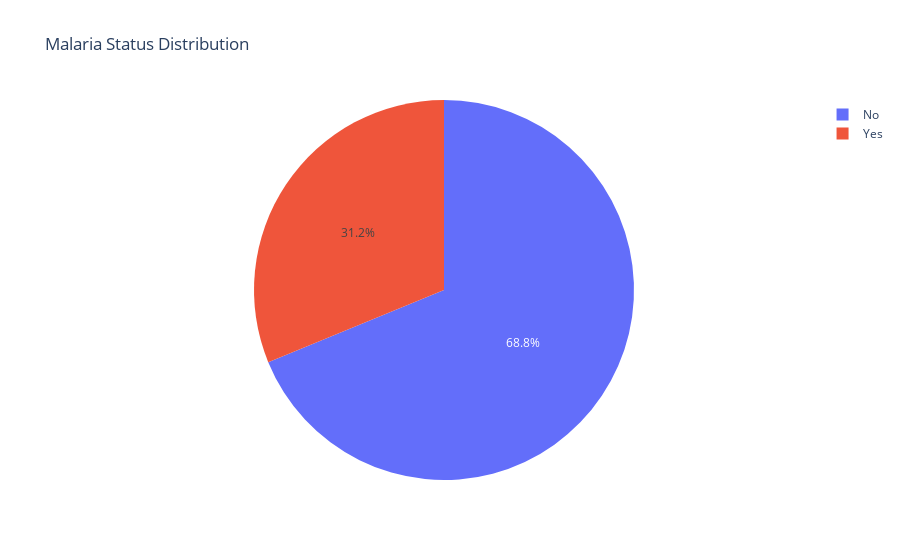
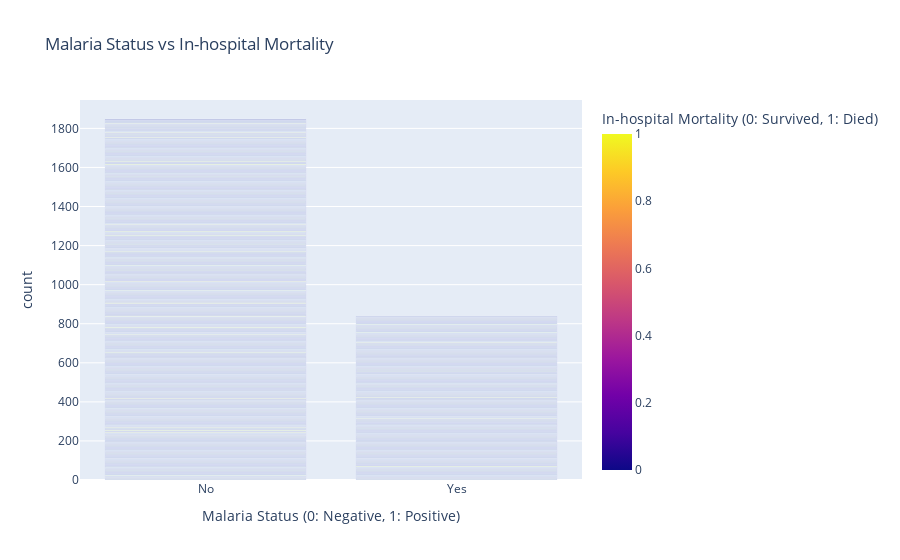

The cell these charts' notebook holds for them, in order:
### Code cell
# 1. Distribution of malaria status
fig1 = px.pie(sepsis_df, names='malariastatuspos_adm', title='Malaria Status Distribution')
fig1.show()

# 2. Malaria status vs In-hospital Mortality (Stacked Bar Plot)
fig2 = px.bar(sepsis_df, x='malariastatuspos_adm', color='inhospital_mortality',
              title='Malaria Status vs In-hospital Mortality',
              labels={'malariastatuspos_adm': 'Malaria Status (0: Negative, 1: Positive)',
                      'inhospital_mortality': 'In-hospital Mortality (0: Survived, 1: Died)'},
              color_discrete_map={0: 'green', 1: 'red'}, barmode='stack')
fig2.show()

### Figure 1 — Plotly figure (JSON) as saved in the notebook; plotly's stock layout.template omitted (floating-point values rounded to 4 significant figures; data arrays with more than 128 entries replaced by an {"elided": "..."} marker saying what was removed)
{"data": [{"domain": {"x": [0, 1], "y": [0, 1]}, "hovertemplate": "malariastatuspos_adm=%{label}<extra></extra>", "labels": {"elided": "2686 str values"}, "legendgroup": "", "name": "", "showlegend": true, "type": "pie"}], "layout": {"autosize": true, "legend": {"tracegroupgap": 0}, "title": {"text": "Malaria Status Distribution"}}}

### Figure 2 — Plotly figure (JSON) as saved in the notebook; plotly's stock layout.template omitted (floating-point values rounded to 4 significant figures; data arrays with more than 128 entries replaced by an {"elided": "..."} marker saying what was removed)
{"data": [{"alignmentgroup": "True", "hovertemplate": "Malaria Status (0: Negative, 1: Positive)=%{x}<br>count=%{y}<br>In-hospital Mortality (0: Survived, 1: Died)=%{marker.color}<extra></extra>", "legendgroup": "", "marker": {"color": {"elided": "2686 int values"}, "coloraxis": "coloraxis", "pattern": {"shape": ""}}, "name": "", "offsetgroup": "", "orientation": "v", "showlegend": false, "textposition": "auto", "type": "bar", "x": {"elided": "2686 str values"}, "xaxis": "x", "y": {"elided": "2686 int values"}, "yaxis": "y"}], "layout": {"autosize": true, "barmode": "stack", "coloraxis": {"colorbar": {"title": {"text": "In-hospital Mortality (0: Survived, 1: Died)"}}, "colorscale": [[0, "#0d0887"], [0.1111, "#46039f"], [0.2222, "#7201a8"], [0.3333, "#9c179e"], [0.4444, "#bd3786"], [0.5556, "#d8576b"], [0.6667, "#ed7953"], [0.7778, "#fb9f3a"], [0.8889, "#fdca26"], [1, "#f0f921"]]}, "legend": {"tracegroupgap": 0}, "title": {"text": "Malaria Status vs In-hospital Mortality"}, "xaxis": {"anchor": "y", "autorange": true, "domain": [0, 1], "range": [-0.5, 1.5], "title": {"text": "Malaria Status (0: Negative, 1: Positive)"}, "type": "category"}, "yaxis": {"anchor": "x", "autorange": true, "domain": [0, 1], "range": [0, 1945.0], "title": {"text": "count"}, "type": "linear"}}}
